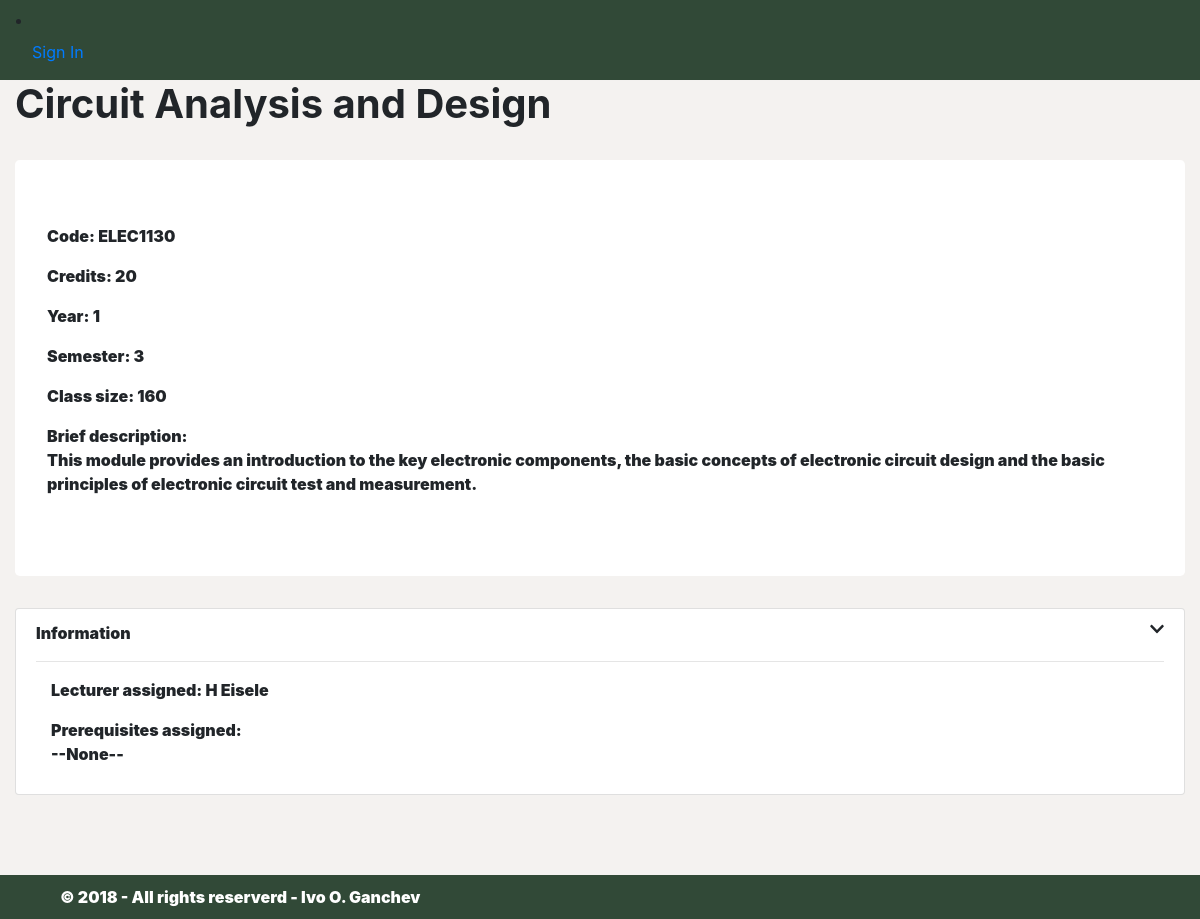
Screenshot of /display_module_details/1 with the database file from the repository.
### app/models.py (models this page shows, shortened)
class Module(db.Model):
    __tablename__ = 'modules'
    id = db.Column(db.Integer, primary_key=True)
    module_title = db.Column(db.String(100), index=True)
    module_code = db.Column(db.String(10))
    module_credits = db.Column(db.Integer)
    module_year = db.Column(db.Integer)
    module_semester = db.Column(db.Integer)
    class_size = db.Column(db.Integer)
    module_description = db.Column(db.String(4000))
    module_url = db.Column(db.String(1000))
    lecturer_id = db.Column(db.Integer, db.ForeignKey('lecturers.id'))
    prerequisites = db.Column(db.String, default="")
    record = relationship('Record', backref='module', primaryjoin=id == Record.module_id, cascade="save-update, merge, delete, delete-orphan")

class Lecturer(db.Model):
    __tablename__ = 'lecturers'
    id = db.Column(db.Integer, primary_key=True)
    lecturer_name = db.Column(db.String(50), index=True)
    lecturer_email = db.Column(db.String(50))
    lecturer_degree = db.Column(db.String(20))
    modules = db.relationship('Module', backref='lecturer', lazy='dynamic')
    def __repr__(self):
        return self.lecturer_name

### app/views.py (the view)
@login_required
@app.route('/display_module_details/<int:id>', methods=['GET', 'POST'])
def display_module_details(id):
    user = current_user
    module= models.Module.query.get(id)
    lecturers = models.Lecturer.query.all()
    all_modules = models.Module.query.all()
    prerequisites = []
    module_prereq_list = []
    if module.prerequisites and module.prerequisites != "":
        module_prereq_list = module.prerequisites.split("|")
        module.prerequisites = update_prerequisites(module_prereq_list)
        db.session.commit()
    for prereq_module in all_modules:
        if prereq_module.module_title != module.module_title:
            unique=True
            for cur_module_prereq in module_prereq_list:
                if prereq_module.module_title == cur_module_prereq:
                    unique = False
            if unique == True:
                prerequisites.append(prereq_module)
    return render_template('/module_details.html',
                            title='Display Module Details',
                            user = user,
                            lecturers=lecturers,
                            module=module,
                            prerequisites=prerequisites,
                            module_prereq_list=module_prereq_list)

### app/views.py (called while the page is built)
@app.before_request
def before_request():
   guest = current_user

### app/templates/module_details.html (shortened to what this page needs)
{% extends "base.html" %}
{% block content %}
    <div class="container-fluid">
      <h1><b>{{module.module_title}}<b></h1><br>
      <div class="jumbotron">
          <p>
              <b>Code:</b> {{ module.module_code }}
          </p>
          <p>
              <b>Credits:</b> {{ module.module_credits }}
          </p>
          <p>
              <b>Year:</b> {{ module.module_year }}
          </p>
          <p>
              <b>Semester:</b> {{ module.module_semester }}
          </p>
          <p>
              <b>Class size:</b> {{ module.class_size }}
          </p>
          <p>
              <b>Brief description:</b><br> {{ module.module_description }}
          </p>
        </div>
        <div class="panel panel-default">
          <ul class="list-group">
              <li class="list-group-item">
                  <div class="row toggle" class="dropdown-detail-1" data-toggle="detail-1">
                      <div class="col-md-10">
                          <b>Information</b>
                      </div>
                      <div class="col-md-2"><i class="fa fa-chevron-down float-right"></i></div>
                  </div>
                  <div id="detail-1">
                      <hr></hr>
                      <div class="container">
                          <div class="fluid-row">
                              <p>
                                <b>Lecturer assigned:</b>
                                {% if module.lecturer == None %}
                                    --None--
                                {% else %}
                                    {{module.lecturer}}
                                {% endif %}
                              </p>
                              <p>
                                <b>Prerequisites assigned:</b><br>
                                {% if module.prerequisites == "" %}
                                    --None--
                                {% else %}
                                  {% for pre_module in module_prereq_list %}
                                    {{pre_module}} <a href="/remove_prereq_from_module/{{module.id}}/{{pre_module}}"><span class="fas fa-trash-alt"></span></a><br>
                                  {% endfor %}
                                {% endif %}
                              </p>
                          </div>
                      </div>
                  </div>
              </li>
            </ul>
          </div>
        </div>
{% endblock %}

### app/templates/base.html (shortened to what this page needs)
<!DOCTYPE html>
<html>
  <head>
      <link rel="stylesheet" href="https://maxcdn.bootstrapcdn.com/bootstrap/4.0.0/css/bootstrap.min.css">
      <link href="../static/css/base.css" type="text/css" rel="stylesheet" />
  </head>
  <body>
    <nav class="navbar navbar-expand-lg navbar-custom">
      {% if user.is_authenticated %}
          <div class="collapse navbar-collapse" id="navbarSupportedContent">
            <ul class="navbar-nav mr-auto clearfix">
              {% if current_user.student_email == 'admin@leeds.ac.uk' %}
              <li class="nav-item dropdown">
                <a class="nav-link dropdown-toggle" href="#" id="display_dropdown_link" role="button" data-toggle="dropdown" aria-haspopup="true" aria-expanded="false">
                  Display
                </a>
                <div class="dropdown-menu" aria-labelledby="navbarDropdown">
                  <a class="dropdown-item" id="display_module_link" href="/display_modules">Display Modules</a>
                  <a class="dropdown-item" id="display_course_link" href="/display_courses">Display Courses</a>
                  <a class="dropdown-item" id="display_lecturer_link" href="/display_lecturers">Display Lecturers</a>
                </div>
              </li>
              <li class="nav-item dropdown">
                <a class="nav-link dropdown-toggle" href="#" id="create_dropdown_link" role="button" data-toggle="dropdown" aria-haspopup="true" aria-expanded="false">
                  Create
                </a>
                <div class="dropdown-menu" aria-labelledby="navbarDropdown">
                  <a class="dropdown-item" id="create_module_link" href="/create_module">Create Module</a>
                  <a class="dropdown-item" id="create_course_link" href="/create_course">Create Course</a>
                  <a class="dropdown-item" id="create_lecturer_link" href="/create_lecturer">Create Lecturer</a>
                </div>
              </li>
              {% else %}
              <li class="nav-item active">
                <a class="nav-link" id="home_link" href="/home_page">Home <span class="sr-only">(current)</span></a>
              </li>
              <li class="nav-item">
                <a href="/module_chooser" id="module_chooser_link" class="nav-link">Module Chooser</a>
              </li>
            {% endif %}
              <li class="nav-item">
                <a href="/change_password" id="change_password_link" class="nav-link">Change Password</a>
              </li>
              <li class="nav-item">
                <a id="sign_out_link" href="/sign_out" class="nav-link">Sign Out</a>
              </li>
          {% else %}
                <li class="nav-item">
                  <a href="/sign_in" class="nav-link">Sign In</a>
                </li>
          {% endif %}
    </nav>
    <div>
      {% block content %}{% endblock %}
    </div>
    <div class="copyright">
    <div class="container">
      <div class="col-offset-6 col-md-6">
        <p>© 2018 -  All rights reserverd - Ivo O. Ganchev</p>
      </div>
    </div>
  </div>
  </body>
</html>

### app/static/css/base.css (style rules this page uses)
body { background-color: #f4f2f0; }
.jumbotron { background-color: #fff; }
.navbar-custom { background: #314937; border: 0px; border-radius: 0px; box-shadow: 0 2px 4px -6px #999; }
.copyright { min-height:40px; background-color:#314937; margin-top: 5em; }
.copyright p { text-align:left; color:#FFF; padding:10px 0; margin-bottom:0px; }

### rows the page displays
Module: module_title "Circuit Analysis and Design", module_code "ELEC1130", module_credits "20", module_year "1", module_semester "3", class_size "160", module_description "This module provides an introduction to the key electronic components, the basic concepts of electronic circuit design and the basic principles of electronic circuit test and measurement."
Lecturer: lecturer "H Eisele"
